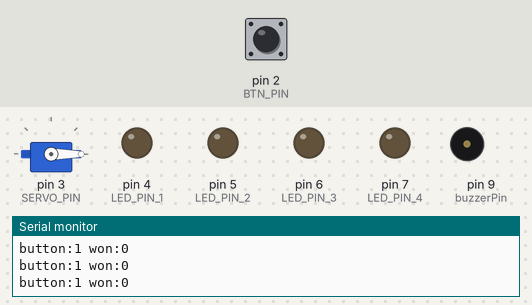
Bench run of a sketch on a simulated Arduino Uno, built with avr-gcc and run on an emulated ATmega328P. Parts: servo, output pins drawn as LEDs (lit = HIGH), buzzer (waves = sounding), the last lines printed to the serial monitor. The inputs (shaded band) are chosen by the test bench; at power-on: pin 2 (BTN_PIN) HIGH.

Above: at 1.2 s.
1.3 s: pin 2 (BTN_PIN) pulled LOW for 0.25 s
At 1.48 s:
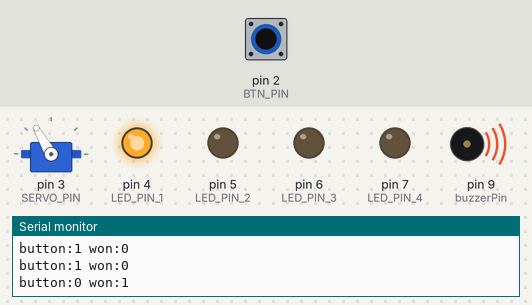
At 1.98 s:
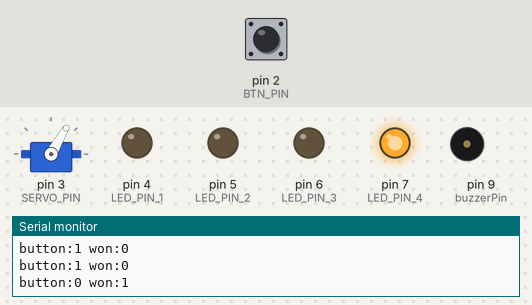
7.3 s: pin 2 (BTN_PIN) pulled LOW for 3.2 s
At 7.42 s:
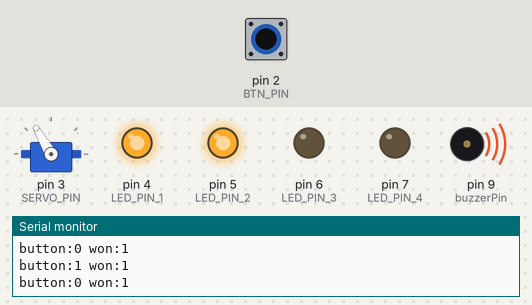
Timing chart, 0 to 20.7 s (numbered marks = the images above; inputs shaded):
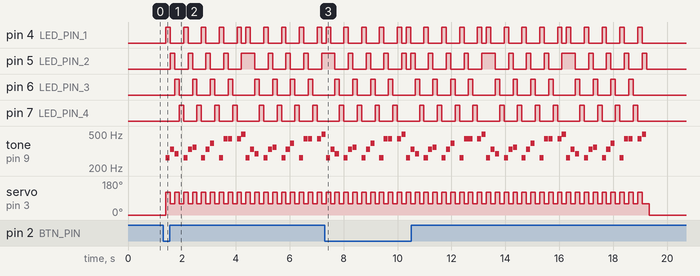

The sketch:

goal_button.ino
```cpp
#define SERVO_PIN 3
#define BTN_PIN 2
#define FLAG_LOOPS 2
#define LED_PIN_1 4
#define LED_PIN_2 5
#define LED_PIN_3 6
#define LED_PIN_4 7

#include <Servo.h>

Servo myservo;  // create servo object to control a servo

bool btn;
bool won;
int flag_loop;

const int buzzerPin = 9;
const int songLength = 18;
char notes[] = "ced cef ceg caa ab"; // a space represents a rest
int beats[] = {1,1,1,1,1,1,1,1,1,1,1,1,1,1,1,1,1,1};
int tempo = 150;


void setup() {
  // put your setup code here, to run once:
  pinMode(BTN_PIN, INPUT_PULLUP);
  pinMode(LED_PIN_1, OUTPUT);
  pinMode(LED_PIN_2, OUTPUT);
  pinMode(LED_PIN_3, OUTPUT);
  pinMode(LED_PIN_4, OUTPUT);
  Serial.begin(115200);
  myservo.attach(SERVO_PIN);
  myservo.write( 0 );
  won = 0;
  flag_loop=0;

  pinMode(buzzerPin, OUTPUT);
}


void loop() {
  // put your main code here, to run repeatedly:
  btn = digitalRead( BTN_PIN );
  if( btn==0 ) won = 1;

  Serial.print("button:");
  Serial.print(btn);
  Serial.print(" won:");
  Serial.print(won);
  Serial.println();

  if( won ) {
    int i, duration;
    myservo.attach(SERVO_PIN);

    for (i = 0; i < songLength; i++) // step through the song arrays
    {
      if ( i % 4 == 0) {
        digitalWrite( LED_PIN_4, 0);
        digitalWrite( LED_PIN_1, 1);
      }
      if ( i % 4 == 1) {
        digitalWrite( LED_PIN_1, 0);
        digitalWrite( LED_PIN_2, 1);
      }
      if ( i % 4 == 2) {
        digitalWrite( LED_PIN_2, 0);
        digitalWrite( LED_PIN_3, 1);
      }
      if ( i % 4 == 3) {
        digitalWrite( LED_PIN_3, 0);
        digitalWrite( LED_PIN_4, 1);
      }
      if ( i % 2 == 0) {
        myservo.write( 120 );

      } else {
        myservo.write( 60 );

      }
      duration = beats[i] * tempo;  // length of note/rest in ms

      if (notes[i] == ' ')          // is this a rest?
      {
        delay(duration);            // then pause for a moment
      }
      else                          // otherwise, play the note
      {
        tone(buzzerPin, frequency(notes[i]), duration);
        delay(duration);            // wait for tone to finish
      }
      delay(tempo/10);              // brief pause between notes
    }

    flag_loop += 1;
    if( flag_loop > FLAG_LOOPS ) {
      won=0;
      flag_loop = 0;
        digitalWrite( LED_PIN_1, 0);
        digitalWrite( LED_PIN_2, 0);
        digitalWrite( LED_PIN_3, 0);
        digitalWrite( LED_PIN_4, 0);
    }
  } else {
    delay(100);
    myservo.write(0);
    delay(100);
    myservo.detach();
  }
}

int frequency(char note)
{
  // This function takes a note character (a-g), and returns the
  // corresponding frequency in Hz for the tone() function.

  int i;
  const int numNotes = 8;  // number of notes we're storing

  // The following arrays hold the note characters and their
  // corresponding frequencies. The last "C" note is uppercase
  // to separate it from the first lowercase "c". If you want to
  // add more notes, you'll need to use unique characters.

  // For the "char" (character) type, we put single characters
  // in single quotes.

  char names[] = { 'c', 'd', 'e', 'f', 'g', 'a', 'b', 'C' };
  int frequencies[] = {262, 294, 330, 349, 392, 440, 494, 523};

  // Now we'll search through the letters in the array, and if
  // we find it, we'll return the frequency for that note.

  for (i = 0; i < numNotes; i++)  // Step through the notes
  {
    if (names[i] == note)         // Is this the one?
    {
      return(frequencies[i]);     // Yes! Return the frequency
    }
  }
  return(0);  // We looked through everything and didn't find it,
              // but we still need to return a value, so return 0.
}
```

Measured:
- after the input at 1.3 s, pin 4 (LED_PIN_1): goes 4 × (HIGH 0.17 s, LOW 0.50 s), HIGH 0.17 s, LOW 0.17 s, 4 × (HIGH 0.17 s, LOW 0.50 s), HIGH 0.17 s, then LOW, starting after 0.10 s; pin 5 (LED_PIN_2): goes 4 × (HIGH 0.17 s, LOW 0.50 s), HIGH 0.50 s, 3 × (LOW 0.50 s, HIGH 0.17 s), LOW 0.50 s, then HIGH, starting after 0.27 s
